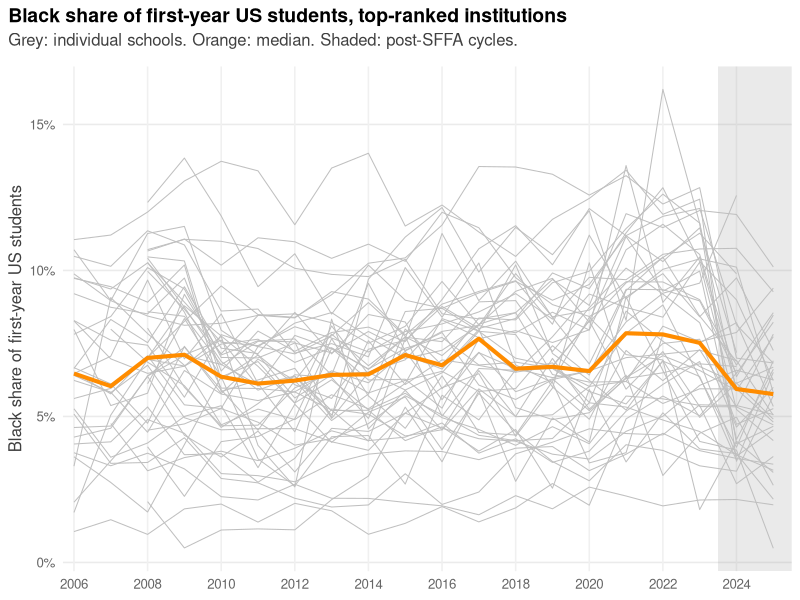
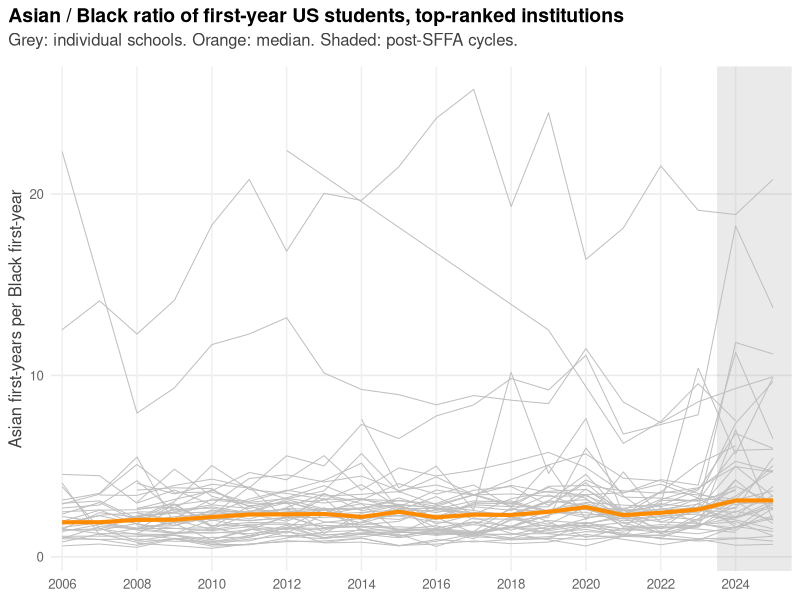

Reproduce these figures in R, in order.
## ---- chunk 1
#| label: setup
#| include: false
library(dplyr)
library(knitr)
library(ggplot2)
library(scales)
cds <- read.csv("../data/processed/clean.csv", check.names = FALSE)

harvard <- cds |>
  filter(school == "harvard") |>
  mutate(n = suppressWarnings(as.numeric(first_time_first_year))) |>
  filter(!is.na(n)) |>
  select(year, category, n)

wide <- harvard |>
  tidyr::pivot_wider(names_from = category, values_from = n) |>
  rename(black   = `Black or African American, non-Hispanic`,
         total   = `Total`,
         nonres  = `Nonresident`) |>
  mutate(us_total    = total - nonres,
         black_share = black / us_total)
## ---- chunk 2
#| include: false
baseline <- wide |> filter(year %in% 2010:2015)
base_share <- mean(baseline$black_share)
card_baseline <- 0.14
factor <- base_share / card_baseline    # CDS units per Card unit
## ---- chunk 3
#| echo: false
#| label: tbl-harvard
#| tbl-cap: "Black share of Harvard's entering class under the federal (CDS) metric and the expert-report (Card) metric. The CDS metric is the single-race Black share of enrolled US first-years. The conversion factor between metrics is 0.54, calibrated on the Classes of 2014-19 as described in the text."
post <- wide |> filter(year %in% 2024:2025)
post_share <- mean(post$black_share)
tibble::tibble(
  ` ` = c("Estimation window (Classes of 2014-19, avg)",
          "Race-blind simulation (Card 2017)",
          "Post-ruling classes (Classes of 2028-29, avg)"),
  `CDS units`  = sprintf("%.1f%%", 100 * c(base_share, 0.06 * factor, post_share)),
  `Card units` = sprintf("%.1f%%", 100 * c(card_baseline, 0.06, post_share / factor))
) |> kable(align = "lrr")
## ---- chunk 4
#| echo: false
#| label: tbl-fifteen
#| tbl-cap: "Black share of first-year US students at the fifteen research universities that filed the Universities Brief, ordered by proportional change. The pre-period comprises the entering classes of fall 2010-2015. The post-period averages fall 2024 and fall 2025 where both filings exist. Changes are computed on unrounded shares."
FIFTEEN <- c("brown","caltech","cmu","columbia","cornell","dartmouth",
             "duke","emory","jhu","princeton","penn","uchicago",
             "vanderbilt","wustl","yale")
UNAMES <- c(brown = "Brown", caltech = "Caltech",
  cmu = "Carnegie Mellon", columbia = "Columbia", cornell = "Cornell",
  dartmouth = "Dartmouth", duke = "Duke", emory = "Emory",
  jhu = "Johns Hopkins", princeton = "Princeton", penn = "Penn",
  uchicago = "Chicago", vanderbilt = "Vanderbilt",
  wustl = "Washington Univ.", yale = "Yale")

ru <- cds |>
  filter(school %in% FIFTEEN,
         category %in% c("Black or African American, non-Hispanic",
                         "Total", "Nonresident")) |>
  mutate(n = suppressWarnings(as.numeric(first_time_first_year))) |>
  select(school, year, category, n) |>
  tidyr::pivot_wider(names_from = category, values_from = n) |>
  rename(black  = `Black or African American, non-Hispanic`,
         total  = `Total`,
         nonres = `Nonresident`) |>
  mutate(nonres = ifelse(is.na(nonres), 0, nonres),
         share  = black / (total - nonres))

rp <- function(yrs, name) {
  ru |> filter(year %in% yrs) |> group_by(school) |>
    summarise("{name}" := mean(share, na.rm = TRUE), .groups = "drop")
}

rtab <- rp(2010:2015, "litigation") |>
  left_join(rp(2024:2025, "post"), by = "school") |>
  mutate(change = post / litigation - 1) |>
  arrange(change)

rt_pct <- function(x) ifelse(is.nan(x) | is.na(x), "—",
                             sprintf("%.1f%%", 100*x))
rt_chg <- function(x) {
  p <- round(100 * x)
  ifelse(is.nan(x) | is.na(x), "—",
         ifelse(p == 0, "0%", sprintf("%+.0f%%", p)))
}

r_avg <- rtab |>
  summarise(school = "all",
            litigation = mean(litigation, na.rm = TRUE),
            post = mean(post, na.rm = TRUE)) |>
  mutate(change = post / litigation - 1)

bind_rows(rtab, r_avg) |>
  transmute(University = ifelse(school == "all",
                                "All 15 signatories (mean)",
                                UNAMES[school]),
            `Fall 2010-15 avg` = rt_pct(litigation),
            `Fall 2024-25 avg` = rt_pct(post),
            `Change` = rt_chg(change)) |>
  kable(align = "lrrr")
## ---- chunk 5
#| include: false
AMICI <- c("amherst","barnard","bates","bowdoin","brynmawr","carleton",
           "colby","conncoll","davidson","fandm","hamilton","hampshire",
           "haverford","macalester","middlebury","mtholyoke","oberlin",
           "pomona","reed","sarahlawrence","smith","stolaf","swarthmore",
           "trinity","union","vassar","wellesley","williams",
           "bucknell","clark","tufts","washandlee","wesleyan")

ab <- cds |>
  filter(school %in% AMICI,
         category %in% c("Black or African American, non-Hispanic",
                         "Total")) |>
  mutate(n = suppressWarnings(as.numeric(first_time_first_year))) |>
  select(school, year, category, n) |>
  tidyr::pivot_wider(names_from = category, values_from = n) |>
  rename(black = `Black or African American, non-Hispanic`,
         total = `Total`) |>
  mutate(share = black / total)   # whole class, as the brief measures it

period_avg <- function(yrs, name) {
  ab |> filter(year %in% yrs) |> group_by(school) |>
    summarise("{name}" := mean(share, na.rm = TRUE), .groups = "drop")
}

tbl <- period_avg(2010:2015, "litigation") |>
  left_join(period_avg(2020:2023, "floyd"),  by = "school") |>
  left_join(period_avg(2024,      "y2024"),  by = "school") |>
  left_join(period_avg(2025,      "y2025"),  by = "school") |>
  left_join(period_avg(2024:2025, "post"),   by = "school") |>
  mutate(change = post / litigation - 1) |>
  arrange(change)
## ---- chunk 6
#| echo: false
#| label: tbl-amici
#| tbl-cap: "Whole-class Black share for all thirty-three signatories of the Amherst brief, ordered by proportional change. The pre-period comprises the entering classes of fall 2010-2015. The post-period averages fall 2024 and fall 2025, or reflects fall 2024 alone where no usable 2025-26 filing exists. Changes are computed on unrounded shares."
NAMES <- c(amherst = "Amherst", barnard = "Barnard", bates = "Bates",
  bowdoin = "Bowdoin", brynmawr = "Bryn Mawr", carleton = "Carleton",
  colby = "Colby", conncoll = "Connecticut College", davidson = "Davidson",
  fandm = "Franklin & Marshall", hamilton = "Hamilton",
  hampshire = "Hampshire", haverford = "Haverford",
  macalester = "Macalester", middlebury = "Middlebury",
  mtholyoke = "Mount Holyoke", oberlin = "Oberlin", pomona = "Pomona",
  reed = "Reed", sarahlawrence = "Sarah Lawrence", smith = "Smith",
  stolaf = "St. Olaf", swarthmore = "Swarthmore", trinity = "Trinity",
  union = "Union", vassar = "Vassar", wellesley = "Wellesley",
  williams = "Williams", bucknell = "Bucknell", clark = "Clark",
  tufts = "Tufts", washandlee = "Washington & Lee", wesleyan = "Wesleyan")

pct <- function(x) ifelse(is.nan(x) | is.na(x), "—", sprintf("%.1f%%", 100*x))
chg <- function(x) {
  p <- round(100 * x)
  ifelse(is.nan(x) | is.na(x), "—",
         ifelse(p == 0, "0%", sprintf("%+.0f%%", p)))
}

fmt <- function(df, label = NULL) {
  transmute(df,
    School = if (is.null(label)) NAMES[school] else label,
    `Fall 2010-15 avg` = pct(litigation),
    `Fall 2024-25 avg` = pct(post),
    `Change` = chg(change))
}

avg_row <- tbl |>
  summarise(school = "all", litigation = mean(litigation, na.rm = TRUE),
            floyd = mean(floyd, na.rm = TRUE),
            y2024 = mean(y2024, na.rm = TRUE),
            y2025 = mean(y2025, na.rm = TRUE),
            post  = mean(post,  na.rm = TRUE)) |>
  mutate(change = post / litigation - 1)

bind_rows(
  tbl |> arrange(change) |> fmt(),
  avg_row |> fmt(label = "All 33 signatories (mean)")
) |> kable(align = "lrrr")
## ---- chunk 7
#| echo: false
#| label: tbl-windows
#| tbl-cap: "Sensitivity of the amici evaluation to the choice of pre-period. The final column counts signatories whose post-ruling mean share is at or below one half of their own baseline."
windows <- list(`Fall 2010-15 (litigation estimation window)` = 2010:2015,
                `Fall 2016-19`  = 2016:2019,
                `Fall 2020-23 (final preference-era classes)`  = 2020:2023,
                `Fall 2010-21 (all filings public at signing)` = 2010:2021)
inv <- t(sapply(windows, function(yrs) {
  base <- period_avg(yrs, "base"); p <- period_avg(2024:2025, "post")
  x <- inner_join(base, p, by = "school")
  c(base = mean(x$base, na.rm = TRUE), post = mean(x$post, na.rm = TRUE),
    n = sum(x$post <= 0.5 * x$base, na.rm = TRUE))
}))
data.frame(
  `Baseline window` = rownames(inv),
  `Baseline mean` = sprintf("%.1f%%", 100 * inv[, "base"]),
  `Forecast implies` =
      sprintf("%.1f%% to %.1f%%", 100 * inv[, "base"] * .3,
                                  100 * inv[, "base"] * .5),
  `Observed post-ruling mean` = sprintf("%.1f%%", 100 * inv[, "post"]),
  `Schools at or below half` = inv[, "n"],
  check.names = FALSE) |>
  kable(align = "lrrrr", row.names = FALSE)
## ---- chunk 8
#| include: false
URM <- c("Black or African American, non-Hispanic", "Hispanic/Latino",
         "American Indian or Alaska Native, non-Hispanic",
         "Native Hawaiian or other Pacific Islander, non-Hispanic")
amh <- cds |>
  filter(school == "amherst", category %in% c(URM, "Total")) |>
  mutate(n = suppressWarnings(as.numeric(first_time_first_year))) |>
  group_by(year) |>
  summarise(urm_share = sum(n[category %in% URM], na.rm = TRUE) /
                        sum(n[category == "Total"]), .groups = "drop")
## ---- chunk 9
#| include: false
US_NEWS_UNIVS <- c(
  "princeton", "mit", "harvard", "stanford", "yale", "uchicago",
  "duke", "jhu", "northwestern", "penn", "caltech", "cornell",
  "brown", "dartmouth", "columbia", "berkeley", "rice", "ucla",
  "vanderbilt", "cmu", "umich", "notredame", "wustl", "emory",
  "georgetown")
# Service academies (Navy, Air Force, Army) are ranked in the US News
# top-25 LACs but excluded from the analysis.
US_NEWS_LACS <- c(
  "williams", "amherst", "swarthmore", "bowdoin",
  "cmc", "pomona", "wellesley", "carleton", "hmc",
  "barnard", "davidson", "grinnell", "hamilton", "middlebury",
  "smith", "vassar", "wesleyan", "washandlee", "colgate", "richmond",
  "bates", "colby")
TOPRANKED <- c(US_NEWS_UNIVS, US_NEWS_LACS)

pool50 <- cds |>
  filter(school %in% TOPRANKED, year %in% 2006:2025,
         category %in% c("Black or African American, non-Hispanic",
                         "Asian, non-Hispanic", "Total", "Nonresident")) |>
  mutate(n = suppressWarnings(as.numeric(first_time_first_year))) |>
  select(school, year, category, n) |>
  tidyr::pivot_wider(names_from = category, values_from = n) |>
  rename(black  = `Black or African American, non-Hispanic`,
         asian  = `Asian, non-Hispanic`,
         total  = `Total`,
         nonres = `Nonresident`) |>
  mutate(nonres   = ifelse(is.na(nonres), 0, nonres),
         us_total = total - nonres) |>
  filter(is.finite(us_total), us_total >= 100)

spaghetti50 <- function(df, title, subtitle, y_label, y_format) {
  med <- df |> group_by(year) |>
    summarise(y = median(y, na.rm = TRUE), .groups = "drop")
  ggplot(df, aes(year, y, group = school)) +
    annotate("rect", xmin = 2023.5, xmax = 2025.5,
             ymin = -Inf, ymax = Inf, fill = "grey55", alpha = 0.18) +
    geom_line(color = "grey75", linewidth = 0.35, na.rm = TRUE) +
    geom_line(data = med, aes(year, y), inherit.aes = FALSE,
              color = "darkorange", linewidth = 1.4) +
    scale_x_continuous(breaks = seq(2006, 2024, 2),
                       limits = c(2005.7, 2025.5), expand = c(0, 0)) +
    scale_y_continuous(labels = y_format) +
    labs(title = title, subtitle = subtitle, x = NULL, y = y_label) +
    theme_minimal(base_size = 12) +
    theme(
      plot.title          = element_text(face = "bold", size = 14,
                                         margin = margin(b = 4)),
      plot.title.position = "plot",
      plot.subtitle       = element_text(color = "grey25",
                                         margin = margin(b = 12)),
      panel.grid.minor    = element_blank(),
      panel.grid.major.x  = element_line(color = "grey94"),
      panel.grid.major.y  = element_line(color = "grey92"),
      axis.title.y        = element_text(color = "grey25"),
      axis.text           = element_text(color = "grey40")
    )
}
## ---- chunk 10
#| echo: false
#| fig-width: 10
#| fig-height: 5.5
#| label: fig-black
#| fig-cap: "US Black share of the entering class at the forty-seven institutions in the 2026 US News top-25 National Universities and top-25 National Liberal Arts Colleges (service academies excluded), fall 2006 through fall 2025. Grey lines are individual institutions, the orange line is the cross-sectional median, and the shaded region covers the two post-ruling cycles. The fall 2025 median is computed over the thirty-nine institutions with usable filings. Sources: IPEDS Fall Enrollment and CDS item B2."
spaghetti50(
  pool50 |> filter(!is.na(black)) |> mutate(y = black / us_total),
  title    = "Black share of first-year US students, top-ranked institutions",
  subtitle = "Grey: individual schools. Orange: median. Shaded: post-SFFA cycles.",
  y_label  = "Black share of first-year US students",
  y_format = label_percent(accuracy = 1))
## ---- chunk 11
#| echo: false
#| fig-width: 10
#| fig-height: 5.5
#| label: fig-ratio
#| fig-cap: "Ratio of Asian to Black first-year US students at the same forty-seven institutions. Institution-years with fewer than five Black first-years are excluded. The upper band of trajectories consists of Berkeley and UCLA, which have operated under California's Proposition 209 since 1996, and the four STEM-intensive institutions (Caltech, MIT, Carnegie Mellon, Harvey Mudd). Sources: IPEDS Fall Enrollment and CDS item B2."
spaghetti50(
  pool50 |> filter(!is.na(black), !is.na(asian), black >= 5) |>
    mutate(y = asian / black),
  title    = "Asian / Black ratio of first-year US students, top-ranked institutions",
  subtitle = "Grey: individual schools. Orange: median. Shaded: post-SFFA cycles.",
  y_label  = "Asian first-years per Black first-year",
  y_format = label_number(accuracy = 1))
